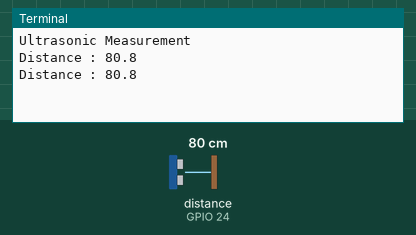
Bench run of a program on a simulated Raspberry Pi (BCM pin numbers). Parts: the last lines printed to the terminal. The test bench sets the inputs (shaded band); at power-on: distance to the obstacle (sensor on GPIO 24) 80 cm. The echo pulse lasts 58.3 µs per cm; the clock reads 2024-03-15 10:24:30 at power-on unless the program sets it.

Above: at 1.2 s.
1.3 s: distance to the obstacle (sensor on GPIO 24) set to 2 cm
At 1.9 s:
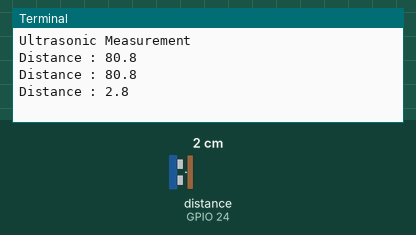
2.8 s: distance to the obstacle (sensor on GPIO 24) set to 4 cm
At 3.4 s:
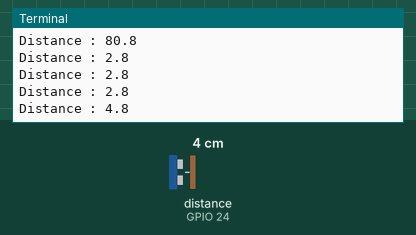
Timing chart, 0 to 5.8 s (numbered marks = the images above; inputs shaded):
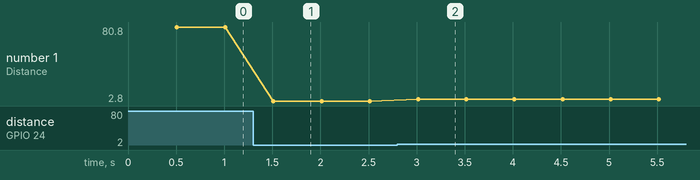

The program:

ultrasonic_1.py
```python
#!/usr/bin/python
#+-+-+-+-+-+-+-+-+-+-+-+-+-+-+-+-+-+-+-+-+-+
#|R|a|s|p|b|e|r|r|y|P|i|-|S|p|y|.|c|o|.|u|k|
#+-+-+-+-+-+-+-+-+-+-+-+-+-+-+-+-+-+-+-+-+-+
#
# ultrasonic_1.py
# Measure distance using an ultrasonic module
#
# Author : Matt Hawkins
# Date   : 22/12/2012

# Import required Python libraries
import time
import RPi.GPIO as GPIO

# Use BCM GPIO references
# instead of physical pin numbers
GPIO.setmode(GPIO.BCM)

# Define GPIO to use on Pi
GPIO_TRIGGER = 23
GPIO_ECHO = 24

adjustment = 7

print "Ultrasonic Measurement"

# Set pins as output and input
GPIO.setup(GPIO_TRIGGER,GPIO.OUT)  # Trigger
GPIO.setup(GPIO_ECHO,GPIO.IN)      # Echo
while True:
	# Set trigger to False (Low)
	GPIO.output(GPIO_TRIGGER, False)

	# Allow module to settle
	time.sleep(0.5)

	# Send 10us pulse to trigger
	GPIO.output(GPIO_TRIGGER, True)
	time.sleep(0.00001)
	start = time.time()
	GPIO.output(GPIO_TRIGGER, False)

	while GPIO.input(GPIO_ECHO)==0:
  		stop = time.time()

	while GPIO.input(GPIO_ECHO)==1:
  		stop = time.time()

	# Calculate pulse length
	elapsed = stop-start

	# Distance pulse travelled in that time is time
	# multiplied by the speed of sound (cm/s)
	distance = elapsed * 34300

	# That was the distance there and back so halve the value
	distance = distance / 2

	# Apply adjustment to tweak result
	distance = distance - adjustment

	print "Distance : %.1f" % distance

# Reset GPIO settings
GPIO.cleanup()
```

Measured:
- after the input at 1.3 s, the terminal: prints a new line after 0.21 s (image 1)
- after the input at 2.8 s, the terminal: prints a new line after 0.21 s (image 2)
- plotted number 1: 80.8 → 2.8 after the input at 1.3 s, 2.8 → 4.8 after the input at 2.8 s
